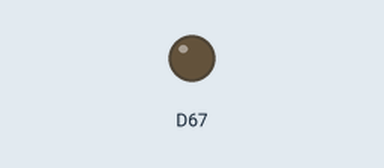
Simulated run of this sketch. Board: Arduino Due. On the bench: output pins drawn as LEDs (lit = HIGH).

Above: at 0.08 s.
At 9.9 s:
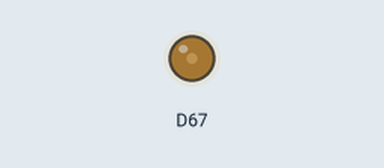
At 19.89 s:
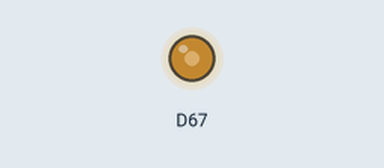
At 39.86 s:
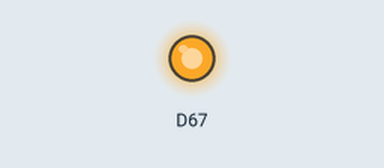
Timing chart, 0 to 40.0 s (numbered marks = the images above):
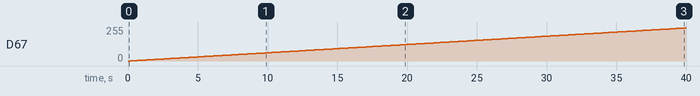

Measured:
- by itself, D67: moves from 0/255 to 248/255 over 39.8 s

The sketch:

dac_test.ino
```cpp
int i = 0;

void setup() {
  // put your setup code here, to run once:
  analogWriteResolution(12);
}

void loop() {
  // put your main code here, to run repeatedly:
  analogWrite(DAC1, i);
  delay(10);
  i++;
  if(i > 4095) i = 0;


}
```
